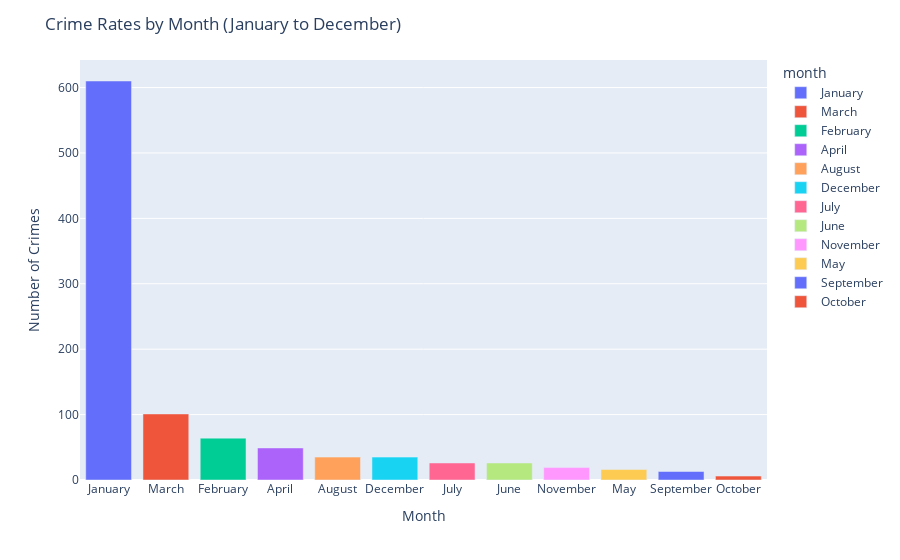

Source (notebook cell):
### Markdown cell above
Which month had highest crime rates?

### Code cell
# convert 'date_of_occurrence' from object to 'datetime'
df['date_of_occurrence']= pd.to_datetime(df['date_of_occurrence'])
df['month'] = df['date_of_occurrence'].dt.month_name()
df['hour'] = df['date_of_occurrence'].dt.hour
# Group the data by month and count the number of occurrences
grouped_df = df.groupby('month').size().reset_index(name='count').sort_values(by='count', ascending=False)

# Plot a bar chart using Plotly Express
fig = px.bar(grouped_df, x='month', y='count', color='month')

fig.update_layout(
    title='Crime Rates by Month (January to December)',
    xaxis_title='Month',
    yaxis_title='Number of Crimes'
)

fig.show()
grouped_df

### Figure 1 — Plotly figure (JSON) as saved in the notebook; plotly's stock layout.template omitted (floating-point values rounded to 4 significant figures)
{"data": [{"alignmentgroup": "True", "hovertemplate": "month=%{x}<br>count=%{y}<extra></extra>", "legendgroup": "January", "marker": {"color": "#636efa", "pattern": {"shape": ""}}, "name": "January", "offsetgroup": "January", "orientation": "v", "showlegend": true, "textposition": "auto", "type": "bar", "x": ["January"], "xaxis": "x", "y": [610], "yaxis": "y"}, {"alignmentgroup": "True", "hovertemplate": "month=%{x}<br>count=%{y}<extra></extra>", "legendgroup": "March", "marker": {"color": "#EF553B", "pattern": {"shape": ""}}, "name": "March", "offsetgroup": "March", "orientation": "v", "showlegend": true, "textposition": "auto", "type": "bar", "x": ["March"], "xaxis": "x", "y": [101], "yaxis": "y"}, {"alignmentgroup": "True", "hovertemplate": "month=%{x}<br>count=%{y}<extra></extra>", "legendgroup": "February", "marker": {"color": "#00cc96", "pattern": {"shape": ""}}, "name": "February", "offsetgroup": "February", "orientation": "v", "showlegend": true, "textposition": "auto", "type": "bar", "x": ["February"], "xaxis": "x", "y": [64], "yaxis": "y"}, {"alignmentgroup": "True", "hovertemplate": "month=%{x}<br>count=%{y}<extra></extra>", "legendgroup": "April", "marker": {"color": "#ab63fa", "pattern": {"shape": ""}}, "name": "April", "offsetgroup": "April", "orientation": "v", "showlegend": true, "textposition": "auto", "type": "bar", "x": ["April"], "xaxis": "x", "y": [49], "yaxis": "y"}, {"alignmentgroup": "True", "hovertemplate": "month=%{x}<br>count=%{y}<extra></extra>", "legendgroup": "August", "marker": {"color": "#FFA15A", "pattern": {"shape": ""}}, "name": "August", "offsetgroup": "August", "orientation": "v", "showlegend": true, "textposition": "auto", "type": "bar", "x": ["August"], "xaxis": "x", "y": [35], "yaxis": "y"}, {"alignmentgroup": "True", "hovertemplate": "month=%{x}<br>count=%{y}<extra></extra>", "legendgroup": "December", "marker": {"color": "#19d3f3", "pattern": {"shape": ""}}, "name": "December", "offsetgroup": "December", "orientation": "v", "showlegend": true, "textposition": "auto", "type": "bar", "x": ["December"], "xaxis": "x", "y": [35], "yaxis": "y"}, {"alignmentgroup": "True", "hovertemplate": "month=%{x}<br>count=%{y}<extra></extra>", "legendgroup": "July", "marker": {"color": "#FF6692", "pattern": {"shape": ""}}, "name": "July", "offsetgroup": "July", "orientation": "v", "showlegend": true, "textposition": "auto", "type": "bar", "x": ["July"], "xaxis": "x", "y": [26], "yaxis": "y"}, {"alignmentgroup": "True", "hovertemplate": "month=%{x}<br>count=%{y}<extra></extra>", "legendgroup": "June", "marker": {"color": "#B6E880", "pattern": {"shape": ""}}, "name": "June", "offsetgroup": "June", "orientation": "v", "showlegend": true, "textposition": "auto", "type": "bar", "x": ["June"], "xaxis": "x", "y": [26], "yaxis": "y"}, {"alignmentgroup": "True", "hovertemplate": "month=%{x}<br>count=%{y}<extra></extra>", "legendgroup": "November", "marker": {"color": "#FF97FF", "pattern": {"shape": ""}}, "name": "November", "offsetgroup": "November", "orientation": "v", "showlegend": true, "textposition": "auto", "type": "bar", "x": ["November"], "xaxis": "x", "y": [19], "yaxis": "y"}, {"alignmentgroup": "True", "hovertemplate": "month=%{x}<br>count=%{y}<extra></extra>", "legendgroup": "May", "marker": {"color": "#FECB52", "pattern": {"shape": ""}}, "name": "May", "offsetgroup": "May", "orientation": "v", "showlegend": true, "textposition": "auto", "type": "bar", "x": ["May"], "xaxis": "x", "y": [16], "yaxis": "y"}, {"alignmentgroup": "True", "hovertemplate": "month=%{x}<br>count=%{y}<extra></extra>", "legendgroup": "September", "marker": {"color": "#636efa", "pattern": {"shape": ""}}, "name": "September", "offsetgroup": "September", "orientation": "v", "showlegend": true, "textposition": "auto", "type": "bar", "x": ["September"], "xaxis": "x", "y": [13], "yaxis": "y"}, {"alignmentgroup": "True", "hovertemplate": "month=%{x}<br>count=%{y}<extra></extra>", "legendgroup": "October", "marker": {"color": "#EF553B", "pattern": {"shape": ""}}, "name": "October", "offsetgroup": "October", "orientation": "v", "showlegend": true, "textposition": "auto", "type": "bar", "x": ["October"], "xaxis": "x", "y": [6], "yaxis": "y"}], "layout": {"autosize": true, "barmode": "relative", "legend": {"title": {"text": "month"}, "tracegroupgap": 0}, "margin": {"t": 60}, "title": {"text": "Crime Rates by Month (January to December)"}, "xaxis": {"anchor": "y", "autorange": true, "categoryarray": ["January", "March", "February", "April", "August", "December", "July", "June", "November", "May", "September", "October"], "categoryorder": "array", "domain": [0, 1], "range": [-0.5, 11.5], "title": {"text": "Month"}, "type": "category"}, "yaxis": {"anchor": "x", "autorange": true, "domain": [0, 1], "range": [0, 642.1], "title": {"text": "Number of Crimes"}, "type": "linear"}}}
